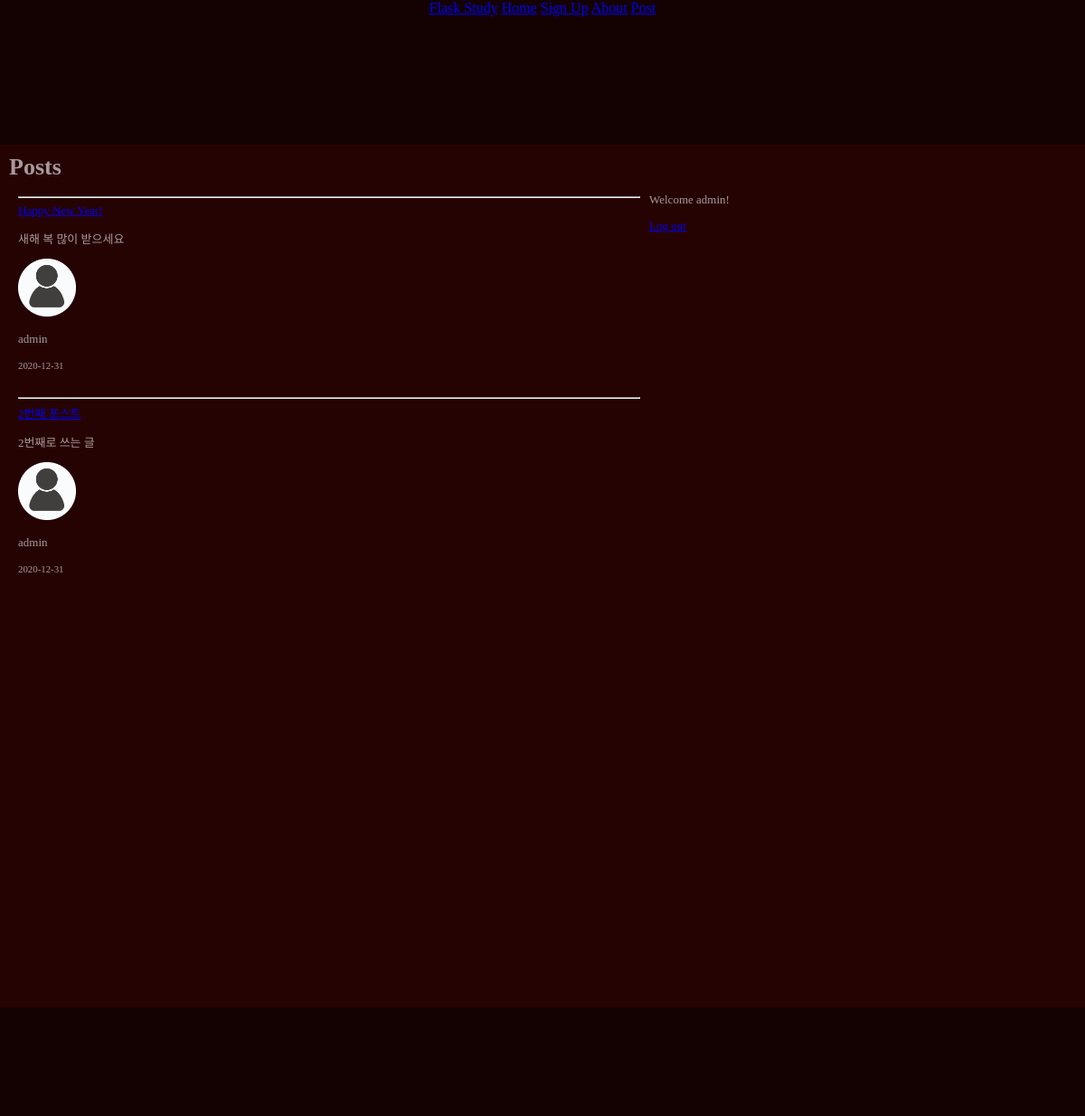
/ (signed in), run on the app's committed database.
### __init__.py (models this page shows, shortened)
class Post(db.Model):
    __table_name__ = 'post'
    id = db.Column(db.Integer, primary_key=True)
    title = db.Column(db.String(120), unique = True, nullable=False)
    content = db.Column(db.Text)
    date_posted = db.Column(db.DateTime, default=datetime.datetime.utcnow())
    user_id = db.Column(db.Integer, db.ForeignKey('user.id'))

class User(db.Model):
    __table_name__ = 'user'
    id = db.Column(db.Integer, primary_key=True)
    username = db.Column(db.String(100), unique=True, nullable=False)
    email = db.Column(db.String(120), unique=True, nullable=False)
    password = db.Column(db.String(100), nullable=False)
    profile_image = db.Column(db.String(100), default='default.png')
    posts = db.relationship('Post', backref='author', lazy=True)

### __init__.py (the view)
@app.route("/")
def home():
    posts = Post.query.all()
    return render_template('index.html', posts=posts)

### templates/index.html (shortened to what this page needs)
<!DOCTYPE html>
<html>
<head>
    <link href="../static/css/style_main.css" rel="stylesheet" />
</head>
<body>
    {% extends 'layout.html' %} {% block content %}
    <div id="index_main">
        <h1>Posts</h1>
        <div id="left_box">
            {% for post in posts %}
            <article>
                <hr>
                <div class="row">
                    <div class="col">
                        <a class="h1" href="#">{{ post.title }}</a>
                        <p class="text-justify">{{ post.content }}</p>
                    </div>
                    <div class="col-md-2 d-flex flex-column">
                        <img class="rounded-circle mx-auto" src="{{ url_for('static', filename='sources/' + post.author.profile_image)}}" data-src="holder.js/64x64" width="64px" height="64px">
                        <p class="text-muted text-center">{{ post.author.username }}</p>
                    </div>
                </div>
                <small class="text-muted">{{ post.date_posted.strftime('%Y-%m-%d') }}</small>
            </article>
            {% endfor %}
        </div>
        <div id="right_box">
            {% if session['logged_in'] == True %}
            <p>Welcome {{ session['username'] }}!</p>
            <p><a href="/logout">Log out</a></p>
            {% endif %}
        </div>
    </div>
    {% endblock %}

### static/css/style_main.css (style rules this page uses)
body { min-width: 350px; padding: 0px; margin: 0; margin-bottom: 0; }
#index_main { text-align: left; height: max-content; background: #260303; color: rgba(255, 255, 255, 0.6); padding: 10px; font-size: small; width: 100%; margin: 0px; box-sizing: border-box; }
article { padding: 10px; }
h1 { margin: 0; }
#left_box { float: left; width: 60%; }
#right_box { float: right; width: 40%; }

### static/css/style_layout.css (style rules this page uses)
h1 { margin: 0px; }

### data on the page
Post: content "새해 복 많이 받으세요", profile_image (placeholder picture), author.username "admin", date_posted "2020-12-31"
Post: content "2번째로 쓰는 글", profile_image (placeholder picture), author.username "admin", date_posted "2020-12-31"
User: username "admin"
